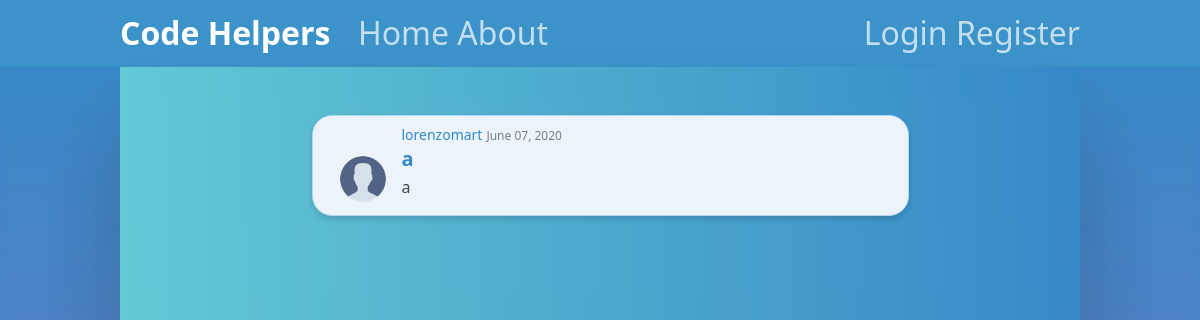
The app's page /, older data.
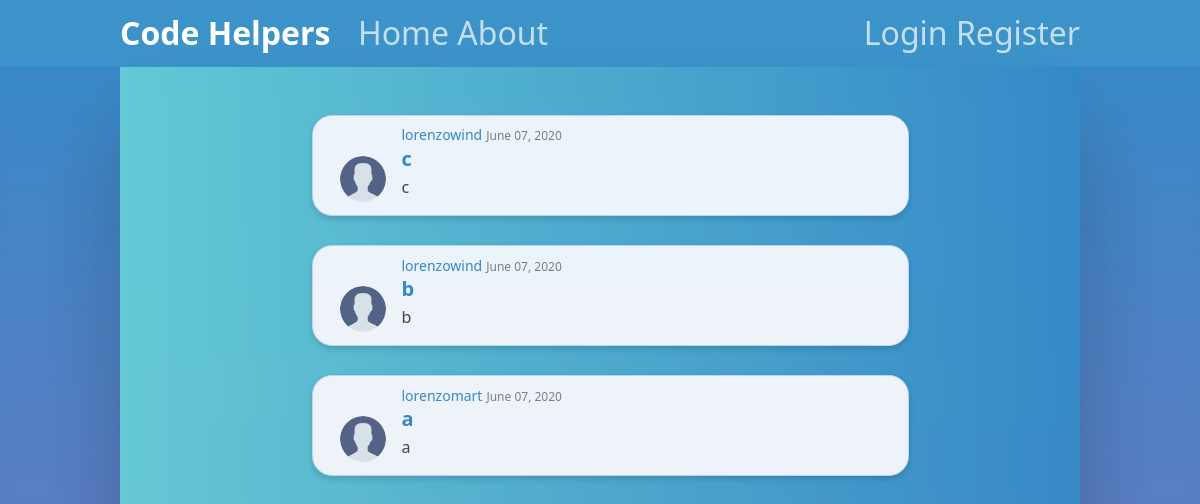
The same page, newer data.
### code_helpers/models.py (models this page shows, shortened)
class Post(models.Model):
    title = models.CharField(max_length=100)
    content = models.TextField()
    date_posted = models.DateTimeField(default=timezone.now)
    author = models.ForeignKey(User, on_delete=models.CASCADE)

### users/models.py (models this page shows, shortened)
class Profile(models.Model):
    user = models.OneToOneField(User, on_delete=models.CASCADE)
    image = models.ImageField(default='default.png', upload_to='profile_pics')

### code_helpers/views.py (the view)
# urls.py: path('', PostListView.as_view(), name='code_helpers-home'),
class PostListView(ListView):
    model = Post
    template_name = 'code_helpers/home.html'  # <app>/<model>_<viewtype>.html
    context_object_name = 'posts'
    ordering = ['-date_posted']
    paginate_by = 5

### code_helpers/templates/code_helpers/home.html (shortened to what this page needs)
{% extends "code_helpers/base.html" %}
{% block content %}
  <div class="home-posts-container">
    {% for post in posts %}
      <article class="section-container">
        <img src="{{ post.author.profile.image.url }}">
        <div class="section-body-container">
          <div class="article-info-data">
            <a href="{% url 'user-posts' post.author.username %}">{{ post.author }}</a>
            <small>{{ post.date_posted|date:"F d, Y" }}</small>
          </div>
          <h2><a class="article-info-title" href="{% url 'post-detail' post.id %}">{{ post.title }}</a></h2>
          <p class="article-info-content">{{ post.content }}</p>
        </div>
      </article>
    {% empty %}
      <div class="empty-posts">
        <img src="../../../media/empty_posts.png">
        <h1>No posts yet... Come back later!</h1>
      </div>
    {% endfor %}
  </div>
{% endblock content %}

### code_helpers/templates/code_helpers/base.html (shortened to what this page needs)
{% load static %}
<!DOCTYPE html>
<html>
  <head>
      <link rel="stylesheet" type="text/css" href="{% static 'code_helpers/base.css' %}">
      <link rel="stylesheet" type="text/css" href="{% static 'code_helpers/about.css' %}">
      <link rel="stylesheet" type="text/css" href="{% static 'code_helpers/home.css' %}">
      <link rel="stylesheet" type="text/css" href="{% static 'code_helpers/post_confirm_delete.css' %}">
      <link rel="stylesheet" type="text/css" href="{% static 'code_helpers/user_posts.css' %}">
      <link rel="stylesheet" type="text/css" href="{% static 'code_helpers/post_detail.css' %}">
      <link rel="stylesheet" type="text/css" href="{% static 'code_helpers/post_form.css' %}">
  </head>
  <body>
    <header class="header-container">
      <nav class="navigation-container">
        <div class="text-container">
          <div class="sub-text-container">
            <a class="main-text" href="{% url 'code_helpers-home' %}">Code Helpers</a>
            <div class="left-sub-text">
              <a href="{% url 'code_helpers-home' %}">Home</a>
              <a href="{% url 'code_helpers-about' %}">About</a>
            </div>
            <div class="right-sub-text">
              {% if user.is_authenticated %}
                <a href="{% url 'post-create' %}">New Post</a>
                <a href="{% url 'profile' %}">Profile</a>
                <a href="{% url 'logout' %}">Logout</a>
              {% else %}
                <a href="{% url 'login' %}">Login</a>
                <a href="{% url 'register' %}">Register</a>
              {% endif %}
            </div>
          </div>
        </div>
      </nav>
    </header>
  <main class="body-container">
    <div class="posts-container">
      <div class="row">
        <div>
          {% block content %}{% endblock %}
        </div>
      </div>
    </main>
  </body>
</html>

### code_helpers/static/code_helpers/base.css (style rules this page uses)
* { margin: 0; padding: 0; outline: none; }
.header-container { background-color: #3b93c9; }
.text-container { display: inline-block; width: 80%; margin-left: 10%; margin-right: 10%; padding-top: 1%; padding-bottom: 1%; }
.text-container a { text-decoration: none; }
.main-text { display: inline-block; font-family: 'Segoe UI', Tahoma, Geneva, Verdana, sans-serif; font-weight: bold; font-stretch: normal; font-style: normal; line-height: 1.34; letter-spacing: normal; color: #ffffff; }
.sub-text-container { width: 100%; display: inline-block; font-family: 'Segoe UI', Tahoma, Geneva, Verdana, sans-serif; font-weight: normal; font-stretch: normal; font-style: normal; line-height: 1.34; letter-spacing: normal; color: #ffffff; }
.left-sub-text { opacity: 0.7; display: inline-block; padding-left: 2%; }
.left-sub-text a { color: #ffffff; }
.right-sub-text { opacity: 0.7; float: right; }
.right-sub-text a { color: #ffffff; }
body { min-height: 100vh; -webkit-backdrop-filter: blur(5px); backdrop-filter: blur(5px); background-image: linear-gradient(to top, #7474bf, #348ac7); }
.posts-container { width: 80%; min-height: 100vh; margin-left: 10%; margin-right: 10%; opacity: 0.9; box-shadow: 0 60px 80px 0 rgba(0, 0, 0, 0.21); background-image: linear-gradient(to right, #68d1d6, #348ac7); }
@media screen and (min-width: 950px) { .text-container { font-size: 32px; } }

### code_helpers/static/code_helpers/home.css (style rules this page uses)
.home-posts-container { padding-top: 5%; padding-bottom: 5%; }
.section-container { padding: 1%; margin-bottom: 3%; border-radius: 20px; box-shadow: 0 3px 6px 0 rgba(0, 0, 0, 0.16); border: solid 1px #bce0fd; background-color: #ffffff; }
.section-body-container { display: inline-block; margin-left: 2%; margin-right: 2%; }
.section-container img { display: inline-block; width: 8%; height: 8%; border-radius: 100%; margin-left: 3%; margin-top: 1%; }
.article-info-data a { font-family: 'Segoe UI', Tahoma, Geneva, Verdana, sans-serif; font-size: 14px; font-weight: normal; font-stretch: normal; font-style: normal; line-height: 1.36; letter-spacing: normal; text-align: left; color: #348ac7; text-decoration: none; }
.article-info-data small { opacity: 0.5; font-family: 'Segoe UI', Tahoma, Geneva, Verdana, sans-serif; font-size: 12px; font-weight: normal; font-stretch: normal; font-style: normal; line-height: 1.33; letter-spacing: normal; text-align: left; color: #000000; }
.article-info-title { font-family: 'Segoe UI', Tahoma, Geneva, Verdana, sans-serif; font-weight: bold; font-stretch: normal; font-style: normal; line-height: 1.35; letter-spacing: normal; text-align: left; color: #348ac7; text-decoration: none; }
.article-info-content { opacity: 0.75; font-family: 'Segoe UI', Tahoma, Geneva, Verdana, sans-serif; font-weight: normal; font-stretch: normal; font-style: normal; line-height: 1.88; letter-spacing: normal; text-align: left; color: #000000; word-break: break-all; word-wrap: break-word; white-space: nowrap; overflow: hidden; text-overflow: ellipsis; }
@media screen and (min-width: 1050px) { .article-info-title { font-size: 20px; } }
@media screen and (min-width: 1050px) { .article-info-content { font-size: 16px; } }
@media screen and (min-width: 1050px) { .section-container { width: 60%; margin-left: 20%; margin-right: 20%; } }
@media screen and (min-width: 1050px) { .article-info-content { max-width: 40ch; } }

Row changes from the older to the newer data that the page shows:
added Post: author.profile.image (placeholder picture), author "lorenzowind", date_posted "June 07, 2020", title "c", content "c"
added Post: author.profile.image (placeholder picture), author "lorenzowind", date_posted "June 07, 2020", title "b", content "b"
